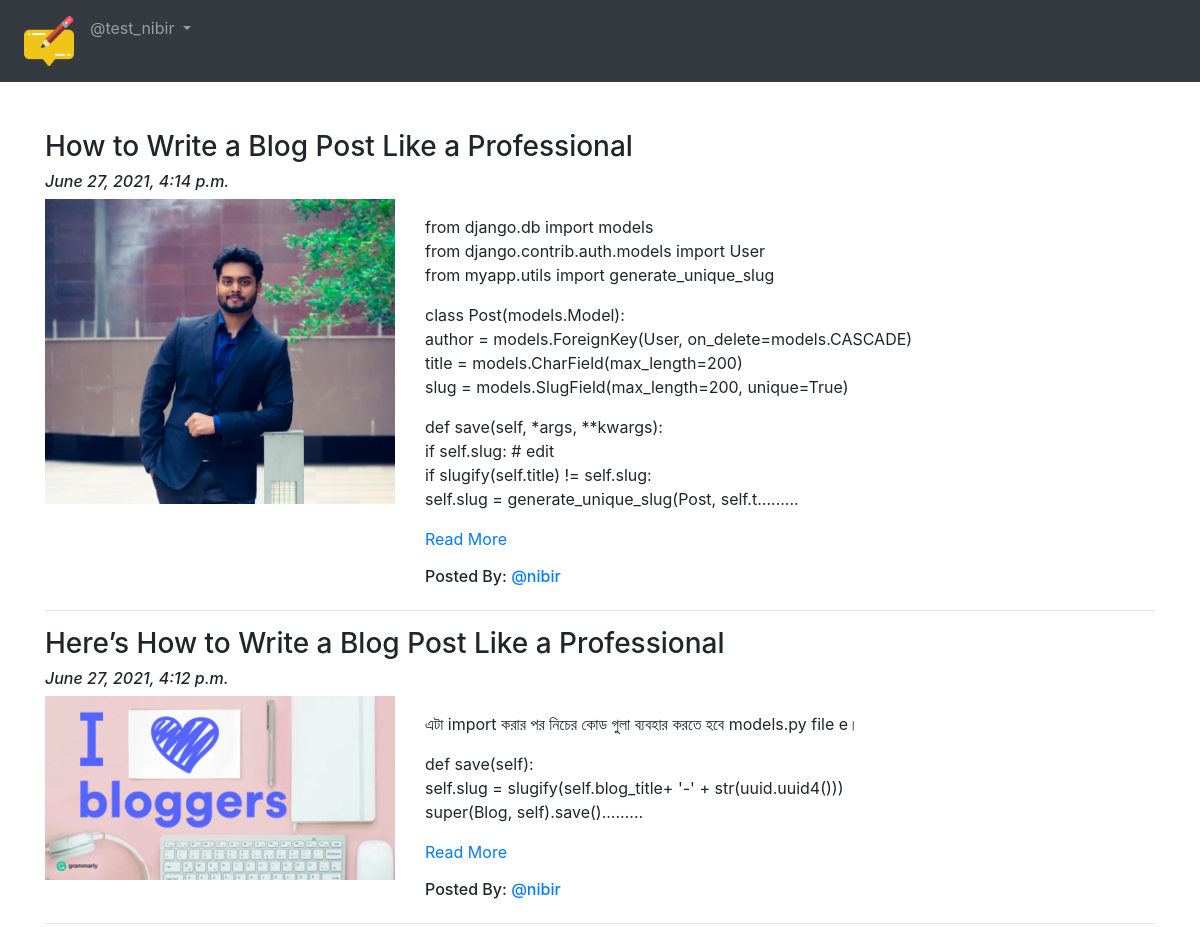
Page /blog/ (signed in) on the committed database.
### App_Blog/models.py (models this page shows, shortened)
class Blog(models.Model):
    author = models.ForeignKey(User, on_delete=models.CASCADE, related_name='post_auther')
    blog_title = models.CharField(max_length=264, verbose_name="Put a Title")
    slug = models.SlugField(max_length=264, unique=True)
    blog_content = models.TextField(verbose_name="what is your mind?")
    blog_image = models.ImageField(upload_to='blog_images', verbose_name="Image")
    publish_date = models.DateTimeField(auto_now_add=True)
    update_date = models.DateTimeField(auto_now=True)
    class Meta:
        ordering = ('-publish_date',)

### App_Blog/views.py (the view)
# urls.py: path('', views.BlogList.as_view(), name='blog_list'),
class BlogList(ListView):
    context_object_name = 'blogs'
    model = Blog
    template_name = 'App_Blog/blog_list.html'

### App_Blog/templatetags/custom_filters.py (called while the page is built)
def range_filter(value):
    return value[0:500] + "........."

### templates/App_Blog/blog_list.html (shortened to what this page needs)
{% extends 'base.html' %}
{% load custom_filters %}
{% block body_block %}
{% for blog in blogs %}
<h3>{{blog.blog_title}}</h3>
<h6><i>{{blog.publish_date}}</i></h6>
<div class="row">
  <div class="col-sm-4">
    <img src="/media/{{blog.blog_image}}" alt="{{blog.blog_title}}" title="blog.blog_title" width="100%">
  </div>
  <div class="col-sm-8">
    <p>{{blog.blog_content|range_filter|linebreaks}} <a href="{% url 'App_Blog:blog_details' slug=blog.slug %}">Read More </a> </p>
    <h6>Posted By: <a href="#">@{{blog.author}}</a></h6>
  </div>
</div>
<hr>
{% endfor%}
{% endblock %}

### templates/base.html (shortened to what this page needs)
<!DOCTYPE html>
<html lang="en" dir="ltr">
  <head>
    <link rel="stylesheet" href="https://maxcdn.bootstrapcdn.com/bootstrap/4.4.1/css/bootstrap.min.css">
  </head>
  <body>
  <nav class="navbar navbar-expand-sm bg-dark navbar-dark">
    <ul class="navbar-nav">
        <li class="nav-item active">
          <a class="nav-link" href="{% url 'index' %}"><img src="/media/logo.png" width="50px" alt=""></a>
        </li>
        {% if user.is_authenticated %}
        <div class="nav-item dropdown">
          <a class="nav-link dropdown-toggle" href="#" id="navbardrop" data-toggle="dropdown">
          @{{user.username}}
        </a>
        </div>
        {% endif %}
      </ul>
  </nav>
  <div class="container pt-5">
    {% block body_block %}
    {% endblock %}
  </div>
  </body>
</html>

### rows in the picture
Blog: blog_title "How to Write a Blog Post Like a Professional", publish_date "June 27, 2021, 4:14 p.m.", blog_image (picture), blog_content|range_filter "from django.db import models from django.contrib.auth.models import User from myapp.utils import generate_unique_slug class Post(models.Model): author = models.ForeignKey(User, on_delete=models.CASCADE) title = models.CharField(max_length=200) slug = models.SlugField(max_length=200, unique=True) def save(self, *args, **kwargs): if self.slug: # edit if slugify(self.title) != self.slug: self.slug = generate_unique_slug(Post, self.t.........", author "nibir"
Blog: blog_title "Here’s How to Write a Blog Post Like a Professional", publish_date "June 27, 2021, 4:12 p.m.", blog_image (picture), blog_content|range_filter "এটা import করার পর নিচের কোড গুলা ব্যবহার করতে হবে models.py file e। def save(self): self.slug = slugify(self.blog_title+ '-' + str(uuid.uuid4())) super(Blog, self).save().........", author "nibir"

### other values in the picture
{{ user.username }} "test_nibir"
